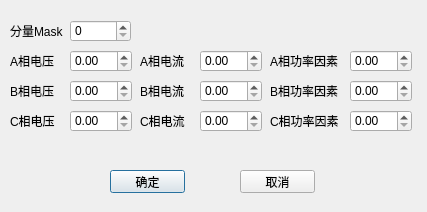
<?xml version="1.0" encoding="UTF-8"?>
<ui version="4.0">
 <class>weightParamDialog</class>
 <widget class="QDialog" name="weightParamDialog">
  <property name="geometry">
   <rect>
    <x>0</x>
    <y>0</y>
    <width>427</width>
    <height>212</height>
   </rect>
  </property>
  <property name="windowTitle">
   <string>分量参数</string>
  </property>
  <widget class="QLabel" name="label">
   <property name="geometry">
    <rect>
     <x>10</x>
     <y>20</y>
     <width>54</width>
     <height>22</height>
    </rect>
   </property>
   <property name="text">
    <string>分量Mask</string>
   </property>
  </widget>
  <widget class="QSpinBox" name="weightMaskSpinBox">
   <property name="geometry">
    <rect>
     <x>70</x>
     <y>20</y>
     <width>61</width>
     <height>22</height>
    </rect>
   </property>
  </widget>
  <widget class="QLabel" name="label_2">
   <property name="geometry">
    <rect>
     <x>10</x>
     <y>50</y>
     <width>54</width>
     <height>22</height>
    </rect>
   </property>
   <property name="text">
    <string>A相电压</string>
   </property>
  </widget>
  <widget class="QDoubleSpinBox" name="phaseAVoltageDoubleSpinBox">
   <property name="geometry">
    <rect>
     <x>70</x>
     <y>50</y>
     <width>62</width>
     <height>22</height>
    </rect>
   </property>
  </widget>
  <widget class="QDoubleSpinBox" name="phaseACurrentDoubleSpinBox">
   <property name="geometry">
    <rect>
     <x>200</x>
     <y>50</y>
     <width>62</width>
     <height>22</height>
    </rect>
   </property>
  </widget>
  <widget class="QLabel" name="label_3">
   <property name="geometry">
    <rect>
     <x>140</x>
     <y>50</y>
     <width>54</width>
     <height>22</height>
    </rect>
   </property>
   <property name="text">
    <string>A相电流</string>
   </property>
  </widget>
  <widget class="QLabel" name="label_4">
   <property name="geometry">
    <rect>
     <x>270</x>
     <y>50</y>
     <width>71</width>
     <height>22</height>
    </rect>
   </property>
   <property name="text">
    <string>A相功率因素</string>
   </property>
  </widget>
  <widget class="QDoubleSpinBox" name="phaseAPowerFactorDoubleSpinBox">
   <property name="geometry">
    <rect>
     <x>350</x>
     <y>50</y>
     <width>62</width>
     <height>22</height>
    </rect>
   </property>
  </widget>
  <widget class="QDoubleSpinBox" name="phaseBPowerFactorDoubleSpinBox">
   <property name="geometry">
    <rect>
     <x>350</x>
     <y>80</y>
     <width>62</width>
     <height>22</height>
    </rect>
   </property>
  </widget>
  <widget class="QLabel" name="label_5">
   <property name="geometry">
    <rect>
     <x>140</x>
     <y>80</y>
     <width>54</width>
     <height>22</height>
    </rect>
   </property>
   <property name="text">
    <string>B相电流</string>
   </property>
  </widget>
  <widget class="QDoubleSpinBox" name="phaseBVoltageDoubleSpinBox">
   <property name="geometry">
    <rect>
     <x>70</x>
     <y>80</y>
     <width>62</width>
     <height>22</height>
    </rect>
   </property>
  </widget>
  <widget class="QDoubleSpinBox" name="phaseBCurrentDoubleSpinBox">
   <property name="geometry">
    <rect>
     <x>200</x>
     <y>80</y>
     <width>62</width>
     <height>22</height>
    </rect>
   </property>
  </widget>
  <widget class="QLabel" name="label_6">
   <property name="geometry">
    <rect>
     <x>270</x>
     <y>80</y>
     <width>71</width>
     <height>22</height>
    </rect>
   </property>
   <property name="text">
    <string>B相功率因素</string>
   </property>
  </widget>
  <widget class="QLabel" name="label_7">
   <property name="geometry">
    <rect>
     <x>10</x>
     <y>80</y>
     <width>54</width>
     <height>22</height>
    </rect>
   </property>
   <property name="text">
    <string>B相电压</string>
   </property>
  </widget>
  <widget class="QDoubleSpinBox" name="phaseCPowerFactorDoubleSpinBox">
   <property name="geometry">
    <rect>
     <x>350</x>
     <y>110</y>
     <width>62</width>
     <height>22</height>
    </rect>
   </property>
  </widget>
  <widget class="QLabel" name="label_8">
   <property name="geometry">
    <rect>
     <x>140</x>
     <y>110</y>
     <width>54</width>
     <height>22</height>
    </rect>
   </property>
   <property name="text">
    <string>C相电流</string>
   </property>
  </widget>
  <widget class="QDoubleSpinBox" name="phaseCVoltageDoubleSpinBox">
   <property name="geometry">
    <rect>
     <x>70</x>
     <y>110</y>
     <width>62</width>
     <height>22</height>
    </rect>
   </property>
  </widget>
  <widget class="QDoubleSpinBox" name="phaseCCurrentDoubleSpinBox">
   <property name="geometry">
    <rect>
     <x>200</x>
     <y>110</y>
     <width>62</width>
     <height>22</height>
    </rect>
   </property>
  </widget>
  <widget class="QLabel" name="label_9">
   <property name="geometry">
    <rect>
     <x>270</x>
     <y>110</y>
     <width>71</width>
     <height>22</height>
    </rect>
   </property>
   <property name="text">
    <string>C相功率因素</string>
   </property>
  </widget>
  <widget class="QLabel" name="label_10">
   <property name="geometry">
    <rect>
     <x>10</x>
     <y>110</y>
     <width>54</width>
     <height>22</height>
    </rect>
   </property>
   <property name="text">
    <string>C相电压</string>
   </property>
  </widget>
  <widget class="QPushButton" name="okPushButton">
   <property name="geometry">
    <rect>
     <x>110</x>
     <y>170</y>
     <width>75</width>
     <height>23</height>
    </rect>
   </property>
   <property name="text">
    <string>确定</string>
   </property>
  </widget>
  <widget class="QPushButton" name="cancelPushButton">
   <property name="geometry">
    <rect>
     <x>240</x>
     <y>170</y>
     <width>75</width>
     <height>23</height>
    </rect>
   </property>
   <property name="text">
    <string>取消</string>
   </property>
  </widget>
 </widget>
 <resources/>
 <connections/>
</ui>
